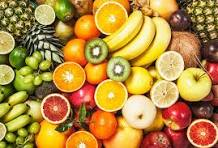
#> input picture Resources/fruits.jpg, 218 x 148 px
$ python task2.py
#> lines starting #> are read from the running program, lines starting #| are printed output that depends on the picture
import cv2
import numpy as np
from sklearn.cluster import KMeans
import matplotlib.pyplot as plt

# --- Load Image ---
img = cv2.imread(r'./Resources/fruits.jpg')  # Replace with your own image
#> img is the input picture: shape (148, 218, 3); mean B, G, R 65.4, 139.6, 180.7
img = cv2.cvtColor(img, cv2.COLOR_BGR2RGB)
original_shape = img.shape
#> original_shape = (148, 218, 3)

# --- Reshape for clustering ---
pixels_rgb = img.reshape((-1, 3)).astype(np.float32)

# --- RGB KMeans ---
k = 4
kmeans_rgb = KMeans(n_clusters=k, random_state=42)
labels_rgb = kmeans_rgb.fit_predict(pixels_rgb)
centers_rgb = np.uint8(kmeans_rgb.cluster_centers_)
segmented_rgb = centers_rgb[labels_rgb].reshape(original_shape)
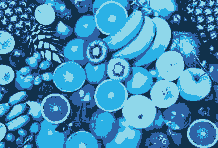
#> segmented_rgb: shape (148, 218, 3); mean of channels 0, 1, 2 180.2, 139.2, 64.8; drawn as B, G, R

# --- LAB KMeans ---
img_lab = cv2.cvtColor(img, cv2.COLOR_RGB2LAB)
#> img_lab: shape (148, 218, 3); mean of channels 0, 1, 2 154.5, 136.2, 171
pixels_lab = img_lab.reshape((-1, 3)).astype(np.float32)

kmeans_lab = KMeans(n_clusters=k, random_state=42)
labels_lab = kmeans_lab.fit_predict(pixels_lab)
centers_lab = np.uint8(kmeans_lab.cluster_centers_)
segmented_lab = centers_lab[labels_lab].reshape(original_shape)
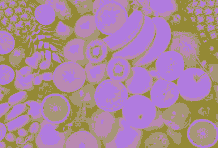
#> segmented_lab: shape (148, 218, 3); mean of channels 0, 1, 2 154.2, 135.7, 170.6; drawn as B, G, R
segmented_lab_rgb = cv2.cvtColor(segmented_lab, cv2.COLOR_LAB2RGB)
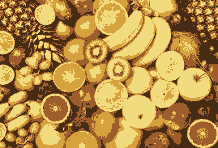
#> segmented_lab_rgb: shape (148, 218, 3); mean R, G, B 181.3, 141.3, 70.5

# --- Grayscale KMeans ---
img_gray = cv2.cvtColor(img, cv2.COLOR_RGB2GRAY)
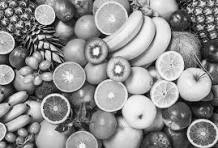
#> img_gray: shape (148, 218); min 1, max 254, mean 143.4
pixels_gray = img_gray.reshape((-1, 1)).astype(np.float32)

kmeans_gray = KMeans(n_clusters=k, random_state=42)
labels_gray = kmeans_gray.fit_predict(pixels_gray)
centers_gray = np.uint8(kmeans_gray.cluster_centers_)
segmented_gray = centers_gray[labels_gray].reshape(img_gray.shape)
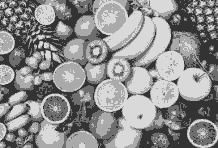
#> segmented_gray: shape (148, 218); min 51, max 217, mean 143.2

# --- Plot all ---
plt.figure(figsize=(14, 8))

plt.subplot(2, 2, 1)
plt.imshow(img)
plt.title("Original Image")
plt.axis('off')

plt.subplot(2, 2, 2)
plt.imshow(segmented_rgb)
plt.title(f"KMeans RGB Segmentation (k={k})")
plt.axis('off')

plt.subplot(2, 2, 3)
plt.imshow(segmented_lab_rgb)
plt.title(f"KMeans LAB Segmentation (k={k})")
plt.axis('off')

plt.subplot(2, 2, 4)
plt.imshow(segmented_gray, cmap='gray')
plt.title(f"KMeans Grayscale Segmentation (k={k})")
plt.axis('off')

plt.tight_layout()
plt.show()
